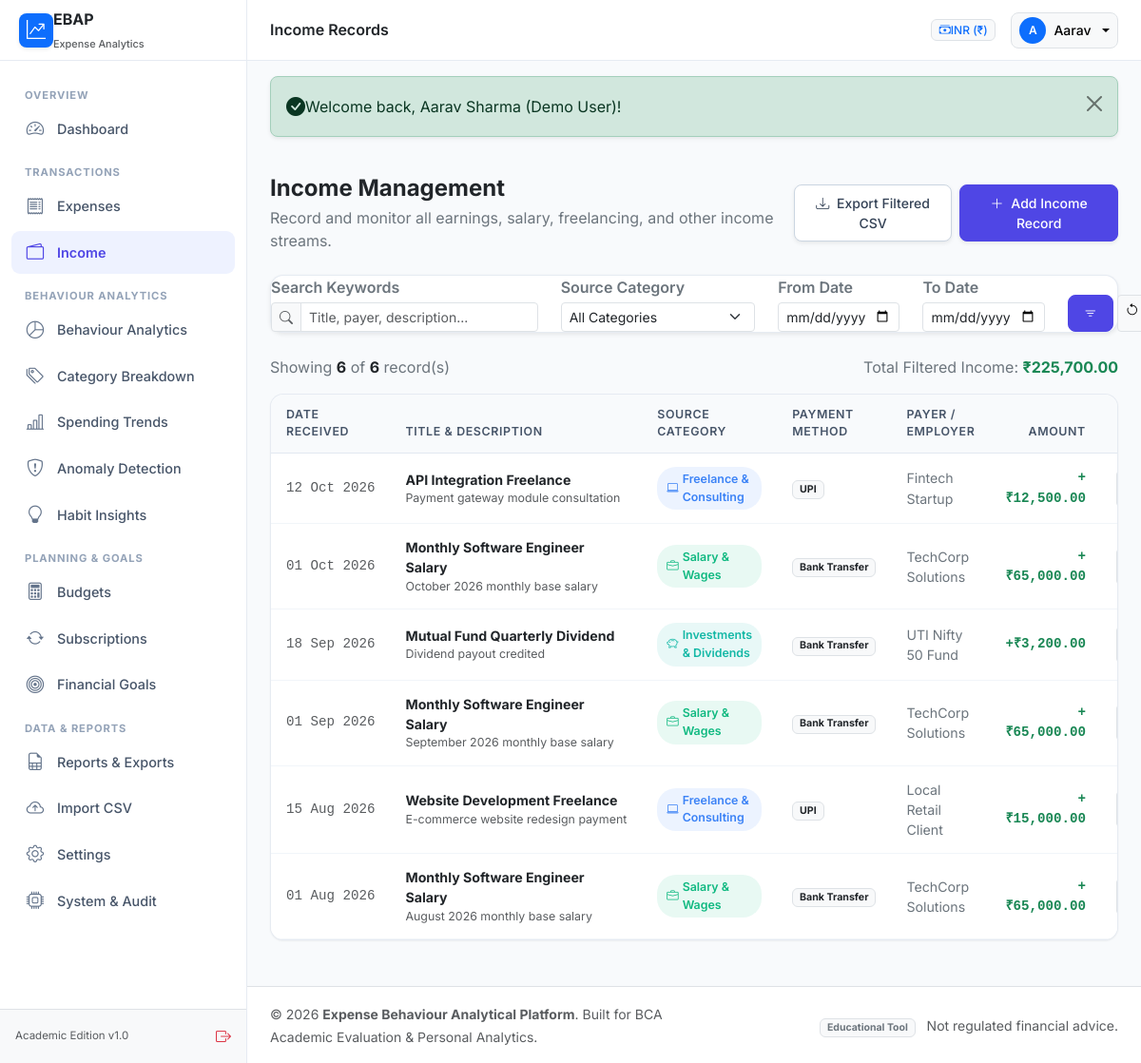
The page /income/index.php (signed in) on the database its author committed.
### tables this page shows
CREATE TABLE `income_records` (
    `id` INT AUTO_INCREMENT PRIMARY KEY,
    `user_id` INT NOT NULL,
    `category_id` INT NOT NULL,
    `title` VARCHAR(200) NOT NULL,
    `amount` DECIMAL(12, 2) NOT NULL,
    `received_date` DATE NOT NULL,
    `payment_method` ENUM('Bank Transfer', 'Cash', 'UPI', 'Cheque', 'Other') NOT NULL DEFAULT 'Bank Transfer',
    `payer` VARCHAR(150) NULL,
    `description` TEXT NULL,
    `is_recurring` TINYINT(1) NOT NULL DEFAULT 0,
    `created_at` TIMESTAMP NOT NULL DEFAULT CURRENT_TIMESTAMP,
    `updated_at` TIMESTAMP NOT NULL DEFAULT CURRENT_TIMESTAMP ON UPDATE CURRENT_TIMESTAMP,
    FOREIGN KEY (`user_id`) REFERENCES `users`(`id`) ON DELETE CASCADE,
    FOREIGN KEY (`category_id`) REFERENCES `income_categories`(`id`) ON DELETE RESTRICT,
    INDEX `idx_income_user_date` (`user_id`, `received_date`),
    INDEX `idx_income_user_cat` (`user_id`, `category_id`)
);

CREATE TABLE `income_categories` (
    `id` INT AUTO_INCREMENT PRIMARY KEY,
    `user_id` INT NULL,
    `category_name` VARCHAR(100) NOT NULL,
    `category_icon` VARCHAR(50) NOT NULL DEFAULT 'bi-wallet2',
    `category_color` VARCHAR(20) NOT NULL DEFAULT '#10b981',
    `status` ENUM('active', 'inactive') NOT NULL DEFAULT 'active',
    `created_at` TIMESTAMP NOT NULL DEFAULT CURRENT_TIMESTAMP,
    FOREIGN KEY (`user_id`) REFERENCES `users`(`id`) ON DELETE CASCADE,
    INDEX `idx_inccat_user_status` (`user_id`, `status`)
);

### includes/functions.php (called while the page is built, shortened)
<?php
require_once __DIR__ . '/../config/app.php';
function e(?string $string): string {
    return htmlspecialchars($string ?? '', ENT_QUOTES, 'UTF-8');
}
function url(string $path = ''): string {
    $path = ltrim($path, '/');
    return APP_URL . ($path ? '/' . $path : '');
}
function formatDate(?string $date, string $format = 'd M Y'): string {
    try {
        $dt = new DateTime($date);
        return $dt->format($format);
    } catch (Exception $e) {
        return htmlspecialchars($date);
    }
}

### config/database.php (called while the page is built, shortened)
<?php
require_once __DIR__ . '/app.php';
class Database {
    private static ?PDO $instance = null;
    private static function loadEnv(): array {
        $envFile = ROOT_PATH . '/.env';
        $env = [];
        return $env;
    }
    public static function getConnection(): PDO {
        if (self::$instance === null) {
            $env = self::loadEnv();
            $host = $env['DB_HOST'] ?? '127.0.0.1';
            $port = $env['DB_PORT'] ?? '3306';
            $dbname = $env['DB_NAME'] ?? 'expense_behaviour_analytics';
            $user = $env['DB_USER'] ?? 'root';
            $pass = $env['DB_PASS'] ?? '';
            $charset = 'utf8mb4';
            $dsn = "mysql:host={$host};port={$port};dbname={$dbname};charset={$charset}";
            $options = [
                PDO::ATTR_ERRMODE            => PDO::ERRMODE_EXCEPTION,
                PDO::ATTR_DEFAULT_FETCH_MODE => PDO::FETCH_ASSOC,
                PDO::ATTR_EMULATE_PREPARES   => false,
                PDO::MYSQL_ATTR_INIT_COMMAND => "SET NAMES {$charset} COLLATE utf8mb4_unicode_ci"
            ];
            try {
                self::$instance = new PDO($dsn, $user, $pass, $options);
            } catch (PDOException $e) {
                error_log("Database connection error: " . $e->getMessage());
                die("
                    <div style='font-family: system-ui, sans-serif; max-width: 600px; margin: 50px auto; padding: 24px; border: 1px solid #f87171; border-radius: 8px; background-color: #fef2f2; color: #991b1b;'>
                        <h2 style='margin-top:0;'>Database Connection Error</h2>
                        <p>Could not connect to the MySQL database. Please verify that:</p>
                        <ul>
                            <li>XAMPP MySQL is started in the XAMPP Control Panel.</li>
                            <li>The database <code>expense_behaviour_analytics</code> exists.</li>
                            <li>You have imported <code>database/schema.sql</code> and <code>database/seed.sql</code>.</li>
                        </ul>
                        <p><small>System message: " . htmlspecialchars($e->getMessage()) . "</small></p>
                    </div>
                ");
            }
        }
        return self::$instance;
    }
}
function getDBConnection(): PDO {
    return Database::getConnection();
}

### includes/auth.php (called while the page is built, shortened)
<?php
require_once __DIR__ . '/../config/app.php';
require_once __DIR__ . '/../config/database.php';
function isLoggedIn(): bool {
    return !empty($_SESSION['user_id']) && !empty($_SESSION['user']);
}
function getAuthUserId(): int {
    return (int)$_SESSION['user_id'];
}
function getAuthCurrency(): string {
    return $_SESSION['user']['preferred_currency'] ?? DEFAULT_CURRENCY;
}
function getCurrencySymbol(?string $currency = null): string {
    global $currencySymbols;
    $curr = $currency ?? getAuthCurrency();
    return $currencySymbols[$curr] ?? $curr . ' ';
}
function formatCurrency(float|int|string|null $amount, ?string $currency = null): string {
    $num = (float)($amount ?? 0);
    $curr = $currency ?? getAuthCurrency();
    $symbol = getCurrencySymbol($curr);
    return $symbol . number_format($num, 2);
}

### services/IncomeService.php (called while the page is built, shortened)
<?php
require_once __DIR__ . '/../config/database.php';
require_once __DIR__ . '/../includes/auth.php';
class IncomeService {
    private PDO $db;
    public function __construct(?PDO $db = null) {
        $this->db = $db ?? getDBConnection();
    }
    public function getFilteredIncome(int $userId, array $filters = [], int $page = 1, int $perPage = 15): array {
        $where = ['r.user_id = :uid'];
        $params = [':uid' => $userId];
        $whereClause = implode(' AND ', $where);
        $countStmt = $this->db->prepare("
            SELECT COUNT(*) as total_records, COALESCE(SUM(r.amount), 0) as total_amount
            FROM income_records r
            WHERE {$whereClause}
        ");
        $countStmt->execute($params);
        $summary = $countStmt->fetch();
        $totalRecords = (int)$summary['total_records'];
        $totalAmount = (float)$summary['total_amount'];
        $page = max(1, $page);
        $perPage = max(5, min(100, $perPage));
        $offset = ($page - 1) * $perPage;
        $totalPages = (int)ceil($totalRecords / $perPage);
        $sql = "
            SELECT r.*, c.category_name, c.category_icon, c.category_color
            FROM income_records r
            JOIN income_categories c ON r.category_id = c.id
            WHERE {$whereClause}
            ORDER BY r.received_date DESC, r.id DESC
            LIMIT :limit OFFSET :offset
        ";
        $stmt = $this->db->prepare($sql);
        foreach ($params as $k => $v) {
            $stmt->bindValue($k, $v);
        }
        $stmt->bindValue(':limit', $perPage, PDO::PARAM_INT);
        $stmt->bindValue(':offset', $offset, PDO::PARAM_INT);
        $stmt->execute();
        $records = $stmt->fetchAll();
        return [
            'records' => $records,
            'total_records' => $totalRecords,
            'total_amount' => $totalAmount,
            'current_page' => $page,
            'per_page' => $perPage,
            'total_pages' => $totalPages
        ];
    }
}

### config/app.php (called while the page is built, shortened)
<?php
$currencySymbols = [
    'INR' => '₹',
    'USD' => '$',
    'EUR' => '€',
    'GBP' => '£',
    'JPY' => '¥',
    'CAD' => 'CA$',
    'AUD' => 'A$'
];

### income/index.php (the view, shortened to what this page needs)
<?php
require_once __DIR__ . '/../config/app.php';
require_once __DIR__ . '/../includes/auth.php';
require_once __DIR__ . '/../includes/functions.php';
require_once __DIR__ . '/../services/IncomeService.php';
$userId = getAuthUserId();
$incomeService = new IncomeService();
$filters = [
    'search' => trim($_GET['search'] ?? ''),
    'category_id' => $_GET['category_id'] ?? '',
    'start_date' => $_GET['start_date'] ?? '',
    'end_date' => $_GET['end_date'] ?? ''
];
$page = max(1, (int)($_GET['page'] ?? 1));
$perPage = 15;
$result = $incomeService->getFilteredIncome($userId, $filters, $page, $perPage);
require_once __DIR__ . '/../includes/header.php';
?>
<div class="d-flex flex-column flex-md-row justify-content-between align-items-md-center gap-3 mb-4">
    <div>
        <h4 class="fw-bold text-dark mb-1">Income Management</h4>
        <p class="text-secondary fs-7 mb-0">Record and monitor all earnings, salary, freelancing, and other income streams.</p>
    </div>
    <div class="d-flex gap-2">
        <a href="<?= url('reports/export.php?type=income&' . http_build_query($filters)) ?>" class="btn btn-sm btn-ebap-outline shadow-sm">
            <i class="bi bi-download me-1"></i> Export Filtered CSV
        </a>
        <a href="<?= url('income/add.php') ?>" class="btn btn-sm btn-ebap shadow-sm">
            <i class="bi bi-plus-lg me-1"></i> Add Income Record
        </a>
    </div>
</div>
<div class="ebap-card bg-white p-3.5 mb-4 shadow-sm">
    <form method="GET" action="<?= url('income/index.php') ?>" class="row g-2.5 align-items-end">
        <div class="col-md-4">
            <label class="form-label fs-7 fw-semibold text-secondary mb-1">Search Keywords</label>
            <div class="input-group input-group-sm">
                <span class="input-group-text bg-light text-muted"><i class="bi bi-search"></i></span>
                <input type="text" name="search" class="form-control" placeholder="Title, payer, description..." value="<?= e($filters['search']) ?>">
            </div>
        </div>
        <div class="col-md-3">
            <label class="form-label fs-7 fw-semibold text-secondary mb-1">Source Category</label>
            <select name="category_id" class="form-select form-select-sm">
                <option value="">All Categories</option>
            </select>
        </div>
        <div class="col-md-2">
            <label class="form-label fs-7 fw-semibold text-secondary mb-1">From Date</label>
            <input type="date" name="start_date" class="form-control form-control-sm" value="<?= e($filters['start_date']) ?>">
        </div>
        <div class="col-md-2">
            <label class="form-label fs-7 fw-semibold text-secondary mb-1">To Date</label>
            <input type="date" name="end_date" class="form-control form-control-sm" value="<?= e($filters['end_date']) ?>">
        </div>
        <div class="col-md-1 d-flex gap-1">
            <button type="submit" class="btn btn-sm btn-ebap w-100" title="Apply Filter">
                <i class="bi bi-filter"></i>
            </button>
            <a href="<?= url('income/index.php') ?>" class="btn btn-sm btn-light border" title="Reset">
                <i class="bi bi-arrow-counterclockwise"></i>
            </a>
        </div>
    </form>
</div>
<div class="d-flex justify-content-between align-items-center mb-3 fs-7 text-secondary">
    <div>
        Showing <strong class="text-dark"><?= count($result['records']) ?></strong> of <strong class="text-dark"><?= $result['total_records'] ?></strong> record(s)
    </div>
    <div>
        Total Filtered Income: <strong class="text-success fs-6"><?= formatCurrency($result['total_amount']) ?></strong>
    </div>
</div>
<div class="ebap-table-container mb-4">
    <?php if (empty($result['records'])): ?>
        <div class="text-center py-5">
            <i class="bi bi-wallet2 fs-1 text-muted d-block mb-2"></i>
            <h6 class="fw-semibold text-dark">No income records found.</h6>
            <p class="text-muted fs-7 mb-3">Record your first earnings source to unlock cash flow analysis.</p>
            <a href="<?= url('income/add.php') ?>" class="btn btn-sm btn-ebap">Add Income Record</a>
        </div>
    <?php else: ?>
        <div class="table-responsive">
            <table class="table ebap-table align-middle">
                <thead>
                    <tr>
                        <th>Date Received</th>
                        <th>Title & Description</th>
                        <th>Source Category</th>
                        <th>Payment Method</th>
                        <th>Payer / Employer</th>
                        <th class="text-end">Amount</th>
                        <th class="text-center" style="width: 120px;">Actions</th>
                    </tr>
                </thead>
                <tbody>
                    <?php foreach ($result['records'] as $r): ?>
                        <tr>
                            <td class="text-muted text-nowrap font-monospace fs-7">
                                <?= formatDate($r['received_date']) ?>
                            </td>
                            <td>
                                <strong class="text-dark d-block"><?= e($r['title']) ?></strong>
                                <?php if (!empty($r['description'])): ?>
                                    <small class="text-muted text-truncate d-block" style="max-width: 250px;"><?= e($r['description']) ?></small>
                                <?php endif; ?>
                            </td>
                            <td>
                                <span class="category-badge" style="background-color: <?= e($r['category_color']) ?>18; color: <?= e($r['category_color']) ?>;">
                                    <i class="bi <?= e($r['category_icon']) ?> me-1"></i> <?= e($r['category_name']) ?>
                                </span>
                            </td>
                            <td>
                                <span class="badge bg-light text-dark border"><?= e($r['payment_method']) ?></span>
                            </td>
                            <td class="text-secondary fs-7">
                                <?= !empty($r['payer']) ? e($r['payer']) : '<span class="text-muted">—</span>' ?>
                            </td>
                            <td class="text-end fw-bold text-success font-monospace">
                                +<?= formatCurrency($r['amount']) ?>
                            </td>
                            <td class="text-center">
                            </td>
                        </tr>
                    <?php endforeach; ?>
                </tbody>
            </table>
        </div>
    <?php endif; ?>
</div>
<?php require_once __DIR__ . '/../includes/footer.php'; ?>

### assets/css/style.css (style rules this page uses)
:root { --ebap-primary: #4f46e5; --ebap-primary-hover: #4338ca; --ebap-primary-light: #eef2ff; --ebap-secondary: #0d9488; --ebap-success: #10b981; --ebap-warning: #f59e0b; --ebap-danger: #ef4444; --ebap-info: #0284c7; --ebap-bg: #f8fafc; --ebap-card-bg: #ffffff; --ebap-card-border: rgba(226, 232, 240, 0.85); --ebap-text-main: #1e293b; --ebap-text-muted: #64748b; --ebap-sidebar-width: 260px; --ebap-topbar-height: 64px; --ebap-shadow-sm: 0 1px 2px 0 rgb(0 0 0 / 0.05); --ebap-shadow: 0 4px 6px -1px rgb(0 0 0 / 0.07), 0 2px 4px -2px rgb(0 0 0 / 0.05); --ebap-shadow-lg: 0 10px 15px -3px rgb(0 0 0 / 0.08), 0 4px 6px -4px rgb(0 0 0 / 0.04); }
body { font-family: 'Inter', -apple-system, BlinkMacSystemFont, 'Segoe UI', Roboto, Helvetica, Arial, sans-serif; background-color: var(--ebap-bg); color: var(--ebap-text-main); min-height: 100vh; display: flex; flex-direction: column; }
.ebap-card { background: var(--ebap-card-bg); border: 1px solid var(--ebap-card-border); border-radius: 14px; box-shadow: var(--ebap-shadow); transition: transform 0.2s ease, box-shadow 0.2s ease; }
.btn-ebap { background-color: var(--ebap-primary); border-color: var(--ebap-primary); color: #ffffff; font-weight: 500; border-radius: 8px; padding: 8px 16px; transition: all 0.2s ease; }
.btn-ebap-outline { border: 1px solid #cbd5e1; background: #ffffff; color: #334155; font-weight: 500; border-radius: 8px; padding: 8px 16px; }
.category-badge { display: inline-flex; align-items: center; padding: 4px 10px; border-radius: 20px; font-size: 0.775rem; font-weight: 600; }
.ebap-table-container { background: #ffffff; border: 1px solid var(--ebap-card-border); border-radius: 14px; overflow: hidden; box-shadow: var(--ebap-shadow-sm); }
.table.ebap-table { margin-bottom: 0; }
.table.ebap-table th { background-color: #f8fafc; color: #475569; font-size: 0.775rem; text-transform: uppercase; letter-spacing: 0.05em; font-weight: 600; border-bottom: 1px solid #e2e8f0; padding: 12px 16px; }
.table.ebap-table td { padding: 14px 16px; vertical-align: middle; border-bottom: 1px solid #f1f5f9; font-size: 0.885rem; }

### rows shown on the page
income_records: received_date "12 Oct 2026", title "API Integration Freelance", description "Payment gateway module consultation", category.category_name "Freelance & Consulting", payment_method "UPI", payer "Fintech Startup", amount "₹12,500.00"
income_records: received_date "01 Oct 2026", title "Monthly Software Engineer Salary", description "October 2026 monthly base salary", category.category_name "Salary & Wages", payment_method "Bank Transfer", payer "TechCorp Solutions", amount "₹65,000.00"
income_records: received_date "18 Sep 2026", title "Mutual Fund Quarterly Dividend", description "Dividend payout credited", category.category_name "Investments & Dividends", payment_method "Bank Transfer", payer "UTI Nifty 50 Fund", amount "₹3,200.00"
income_records: received_date "01 Sep 2026", title "Monthly Software Engineer Salary", description "September 2026 monthly base salary", category.category_name "Salary & Wages", payment_method "Bank Transfer", payer "TechCorp Solutions", amount "₹65,000.00"
income_records: received_date "15 Aug 2026", title "Website Development Freelance", description "E-commerce website redesign payment", category.category_name "Freelance & Consulting", payment_method "UPI", payer "Local Retail Client", amount "₹15,000.00"
income_records: received_date "01 Aug 2026", title "Monthly Software Engineer Salary", description "August 2026 monthly base salary", category.category_name "Salary & Wages", payment_method "Bank Transfer", payer "TechCorp Solutions", amount "₹65,000.00"

### other values the page prints
$pageTitle "Income Records"
$currency "INR"
getCurrencySymbol($currency) "₹"
substr($user['full_name'] ?? 'U', 0, 1) "A"
explode(' ', $user['full_name'] ?? 'User')[0] "Aarav"
$msg "Welcome back, Aarav Sharma (Demo User)!"
count($result['records']) "6"
$result['total_records'] "6"
formatCurrency($result['total_amount']) "₹225,700.00"
APP_NAME "Expense Behaviour Analytical Platform"
